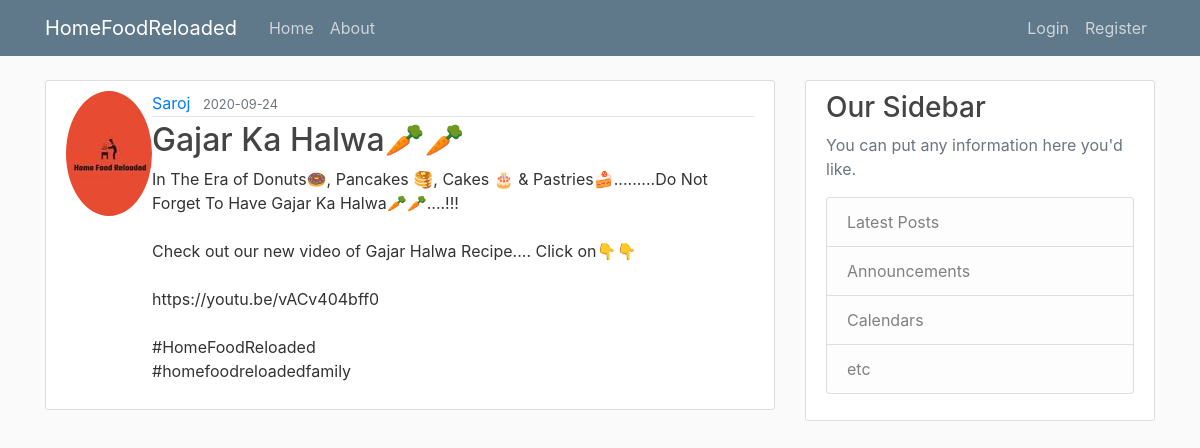
The app's page /post/4 with its own data.
### flaskblog/models.py (models this page shows, shortened)
class User(db.Model, UserMixin ):
    id= db.Column(db.Integer,primary_key=True)
    username= db.Column(db.String(20), unique=True, nullable=False)
    email= db.Column(db.String(120),unique=True,nullable=False)
    image_file= db.Column(db.String(20),nullable=False,default='default.jpg')
    password= db.Column(db.String(100),nullable=False)
    posts= db.relationship('Post',backref='author',lazy=True)

class Post(db.Model):
    id = db.Column(db.Integer, primary_key=True)
    title = db.Column(db.String(100),nullable=False)
    content = db.Column(db.Text(),nullable=False)
    created = db.Column(db.DateTime, nullable = False, default=datetime.utcnow)
    user_id = db.Column(db.Integer,db.ForeignKey('user.id'), nullable=False)

### flaskblog/posts/routes.py (the view)
@posts.route("/post/<int:id>",methods=["GET","POST"])
def post(id):
    post = Post.query.get_or_404(id)
    return render_template('post.html', post=post)

### flaskblog/templates/post.html (shortened to what this page needs)
{% extends "layout.html" %}
{% block content %}
    <article class ="media content-section">
        <img class="rounded-circle article-image" src="{{url_for('static',filename='profile_pics/'+ post.author.image_file) }}">
        <div class="media-body">
            <div class="article-metadata">
                <a class="mr-2" href="#">{{ post.author.username }}</a>
                <small class="text-muted">{{ post.created.strftime('%Y-%m-%d') }}</small>
            </div>
            <h2 class="article-title">{{ post.title }}</h2>
            <p class="article-content">{{ post.content }}</p>
        </div>
    </article>
{% endblock %}

### flaskblog/static/main.css (style rules this page uses)
body { background: #fafafa; color: #333333; margin-top: 5rem; }
h1, h2, h3, h4, h5, h6 { color: #444444; }
.content-section { background: #ffffff; padding: 10px 20px; border: 1px solid #dddddd; border-radius: 3px; margin-bottom: 20px; }
.article-title { color: #444444; }
.article-content { white-space: pre-line; }
.article-metadata { padding-bottom: 1px; margin-bottom: 4px; border-bottom: 1px solid #e3e3e3 }

### records on screen
User: image_file (picture), author.username "Saroj"
Post: created "2020-09-24", title "Gajar Ka Halwa🥕🥕", content "In The Era of Donuts🍩, Pancakes 🥞, Cakes 🎂 & Pastries🍰.........Do Not Forget To Have Gajar Ka Halwa🥕🥕....!!! Check out our new video of Gajar Halwa Recipe.... Click on👇👇 https://youtu.be/vACv404bff0 #HomeFoodReloaded #homefoodreloadedfamily"
